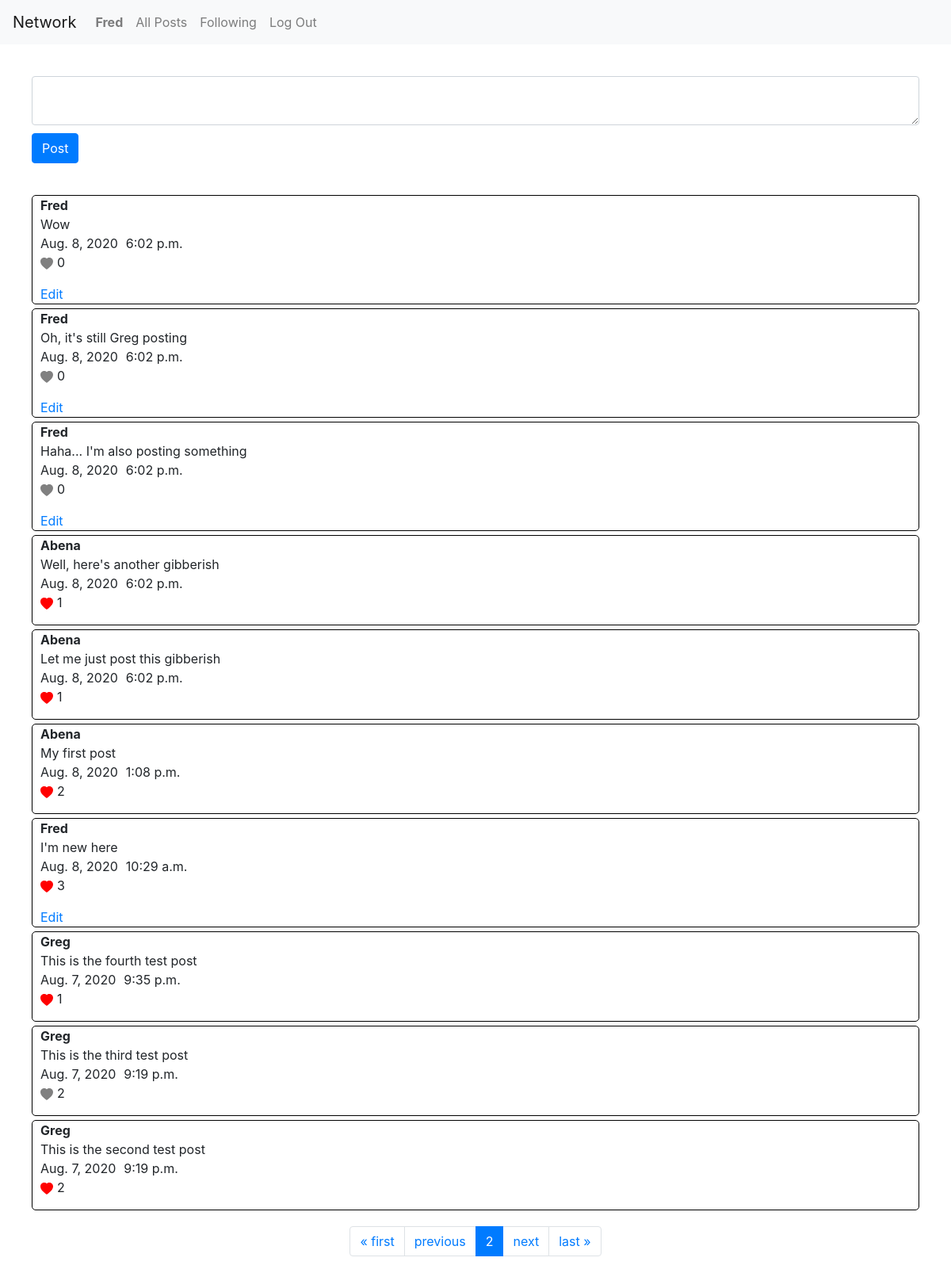
Screenshot of /?page=2 (signed in) with the database file from the repository.
### network/models.py (models this page shows, shortened)
class User(AbstractUser):
    pass

class Post(models.Model):
    user = models.ForeignKey(User, on_delete=models.CASCADE)
    post = models.CharField(max_length=1000)
    date = models.DateField()
    time = models.TimeField()

### network/views.py (the view)
# urls.py: path("", views.index, name="index"),
def index(request):
    if request.method == "POST":
        post = request.POST["post"]
        user = request.user
        Post.objects.create(user=user, post=post, date=d, time=t)
    if request.user.is_authenticated:
        post = Post.objects.all().order_by('-id')
        paginator = Paginator(post, 10)
        page_number = request.GET.get('page')
        post = paginator.get_page(page_number)
        return render(request, "network/index.html", {
            "post":post
        })
    else:
        return HttpResponseRedirect(reverse('login'))

### network/templatetags/custom_template_tags.py (called while the page is built)
@register.simple_tag
def post_liker(a, args):
    if args.likes.filter(user=a).exists():
        exists = True
    else:
        exists = False
    return exists

### network/templates/network/index.html (shortened to what this page needs)
{% extends "network/layout.html" %}
{% load custom_template_tags %}
{% block body %}
    <form id="form-group" class="form-group" action="{% url 'index' %}" method="POST">
        <textarea class="form-control" id="compose-area" name="post"></textarea>
        <button class="btn btn-primary">Post</button>
    </form>
    <div class="post-main">
        {% for i in post %}
            <div class="post-container">
                <div class="title-post">
                    <div class="title">{{ i.user|title }}</div>
                    <div class="post"> {{ i.post }} </div>
                </div>
                <div class="date-time">
                    <div class="date">{{ i.date }} </div>
                    <div class="time"> {{ i.time }} </div>
                </div>
                <div class="like">
                    <a class="like-link" id="like-{{ i.id }}" data-id="{{ i.id }}">
                        {% post_liker request.user i as likee %}
                        {% if likee == False %}
                        <svg id="b-{{ i.id }}" class="like-btn" width="1em" height="1em" viewBox="0 0 16 16" class="bi bi-heart-fill" fill="grey" xmlns="http://www.w3.org/2000/svg">
                            <path fill-rule="evenodd" d="M8 1.314C12.438-3.248 23.534 4.735 8 15-7.534 4.736 3.562-3.248 8 1.314z"/>
                        </svg>
                        {% else %}
                        <svg id="b-{{ i.id }}" class="like-btn" width="1em" height="1em" viewBox="0 0 16 16" class="bi bi-heart-fill" fill="red" xmlns="http://www.w3.org/2000/svg">
                            <path fill-rule="evenodd" d="M8 1.314C12.438-3.248 23.534 4.735 8 15-7.534 4.736 3.562-3.248 8 1.314z"/>
                        </svg>
                        {% endif %}
                    </a>
                    <p id="num-likes-{{ i.id }}" class="num-likes"> {{ i.likes.count}} </p>
                </div>
                <div class="edit">
                    {% if i.user == request.user %}
                        <a href="edit/{{ i.id }}">Edit</a>
                    {% endif %}
                </div>
            </div>
        {% endfor %}
    </div>
    <nav class="page-nav" aria-label="Page navigation example">
        <ul class="pagination">
            {% if post.has_previous %}
                <li class="page-item"><a class="page-link" href="?page=1">&laquo; first</a></li>
                <li class="page-item"><a class="page-link" href="?page={{ post.previous_page_number }}">previous</a></li>
            {% endif %}
                <li class="page-item active" aria-current="page">
                    <a class="page-link" href="?page={{ post.number }}">{{ post.number }} <span class="sr-only">(current)</span></a>
                </li>
            {% if post.has_next %}
                <li class="page-item"><a class="page-link" href="?page={{ post.next_page_number }}">next</a></li>
                <li class="page-item"><a class="page-link" href="?page={{ post.paginator.num_pages }}">last &raquo;</a></li>
            {% endif %}
        </ul>
    </nav>
{% endblock %}

### network/templates/network/layout.html (shortened to what this page needs)
{% load static %}
<!DOCTYPE html>
<html lang="en">
    <head>
        <link rel="stylesheet" href="https://stackpath.bootstrapcdn.com/bootstrap/4.4.1/css/bootstrap.min.css">
        <link href="{% static 'network/styles.css' %}" rel="stylesheet">
    </head>
    <body>
        <nav class="navbar navbar-expand-lg navbar-light bg-light">
            <a class="navbar-brand" href="{% url 'index' %}">Network</a>
            <div>
              <ul class="navbar-nav mr-auto">
                {% if user.is_authenticated %}
                    <li class="nav-item">
                        <a class="nav-link" href="{% url 'profile' %}"><strong>{{ user.username|title }}</strong></a>
                    </li>
                {% endif %}
                <li class="nav-item">
                  <a class="nav-link" href="{% url 'index' %}">All Posts</a>
                </li>
                {% if user.is_authenticated %}
                    <li class="nav-item">
                        <a class="nav-link" href="{% url 'following' %}">Following</a>
                    </li>
                    <li class="nav-item">
                        <a class="nav-link" href="{% url 'logout' %}">Log Out</a>
                    </li>
                {% endif %}
              </ul>
            </div>
          </nav>
        <div class="body">
            {% block body %}
            {% endblock %}
        </div>
    </body>
</html>

### network/static/network/styles.css (style rules this page uses)
#form-group { margin: 40px; }
#form-group .form-control { margin-bottom: 10px; }
.post-container { border: 1px solid black; margin-left: 40px; margin-right: 40px; margin-top: 5px; margin-bottom: 5px; border-radius: 5px; }
.post-container .title-post { margin-left: 10px; }
.post-container .title-post .title { font-weight: bold; }
.post-container .date-time { margin-left: 10px; display: flex; }
.post-container .date-time .date { margin-right: 10px; }
.post-container .like { margin-left: 10px; display: flex; }
.post-container .like .like-btn { margin-right: 5px; }
.post-container .edit { margin-left: 10px; }
.page-nav { display: flex; justify-content: center; margin-top: 20px; }

### rows the page displays
User: username "Fred"
Post: user "Fred", post "Wow", date "Aug. 8, 2020", time "6:02 p.m.", likes.count "0"
Post: user "Fred", post "Oh, it's still Greg posting", date "Aug. 8, 2020", time "6:02 p.m.", likes.count "0"
Post: user "Fred", post "Haha... I'm also posting something", date "Aug. 8, 2020", time "6:02 p.m.", likes.count "0"
Post: user "Abena", post "Well, here's another gibberish", date "Aug. 8, 2020", time "6:02 p.m.", likes.count "1"
Post: user "Abena", post "Let me just post this gibberish", date "Aug. 8, 2020", time "6:02 p.m.", likes.count "1"
Post: user "Abena", post "My first post", date "Aug. 8, 2020", time "1:08 p.m.", likes.count "2"
Post: user "Fred", post "I'm new here", date "Aug. 8, 2020", time "10:29 a.m.", likes.count "3"
Post: user "Greg", post "This is the fourth test post", date "Aug. 7, 2020", time "9:35 p.m.", likes.count "1"
Post: user "Greg", post "This is the third test post", date "Aug. 7, 2020", time "9:19 p.m.", likes.count "2"
Post: user "Greg", post "This is the second test post", date "Aug. 7, 2020", time "9:19 p.m.", likes.count "2"

### other values shown
{{ post.number }} "2"
